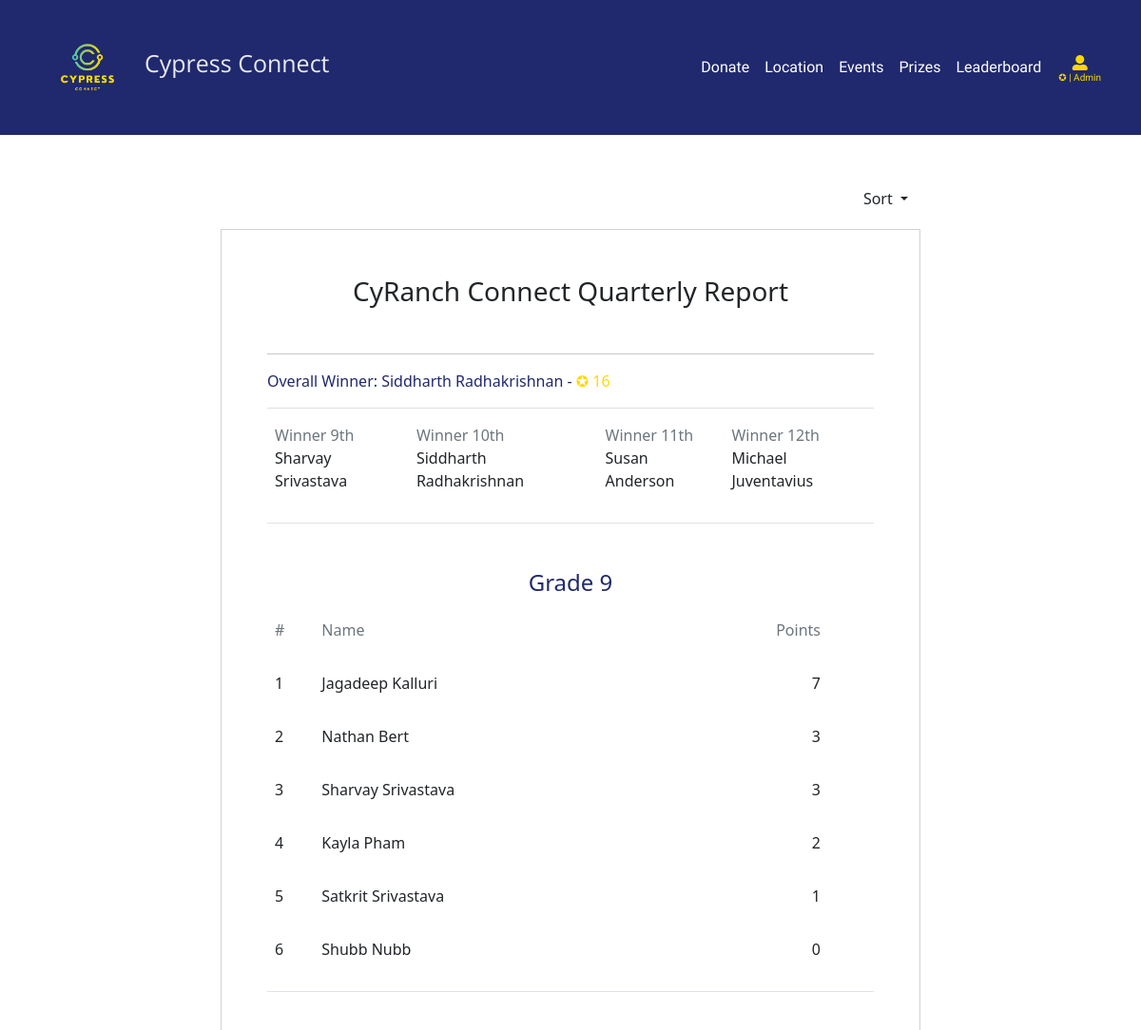
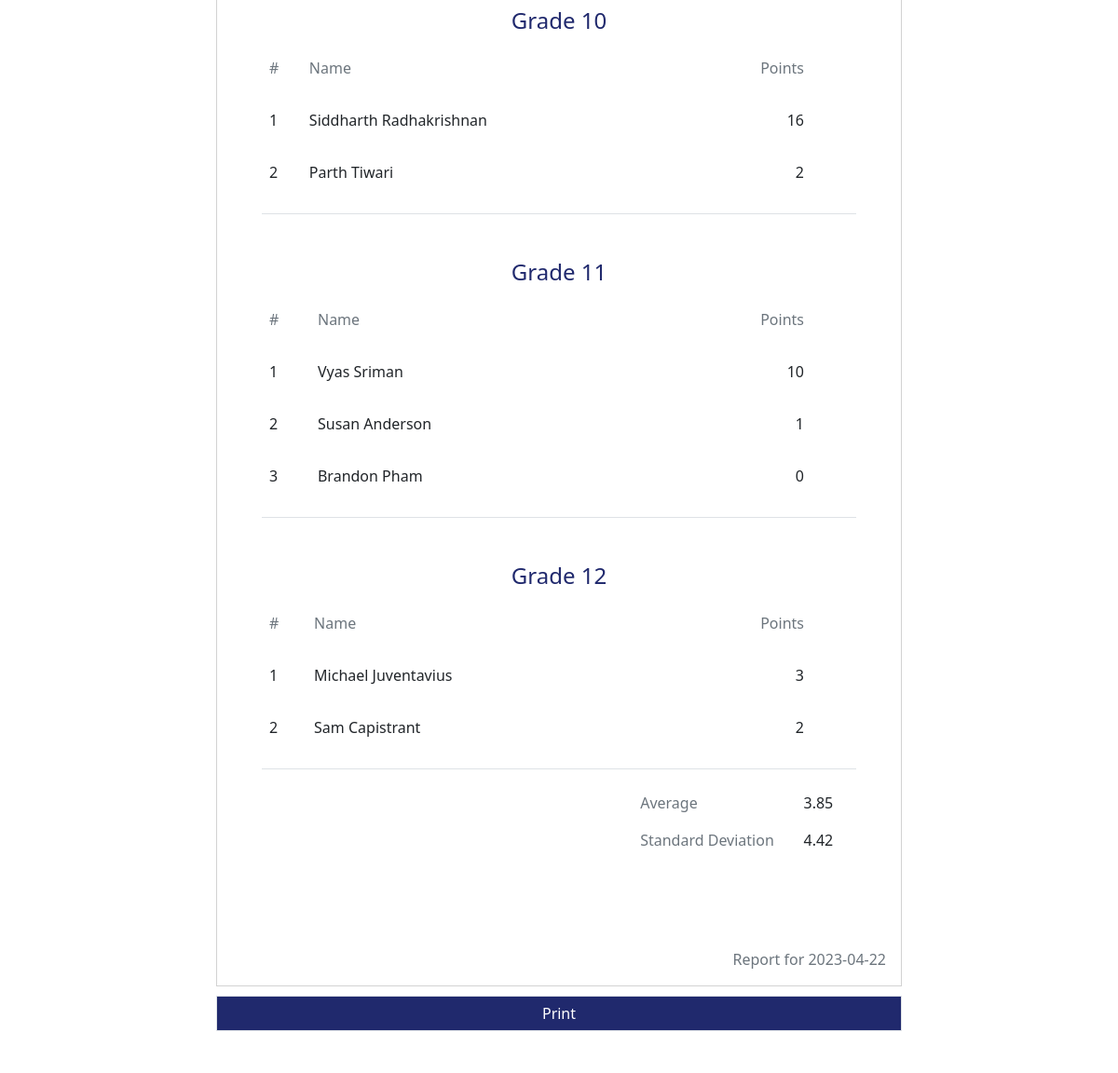
/report/ (signed in, upper part), run on an earlier commit of the app's database (2 pictures, top to bottom).
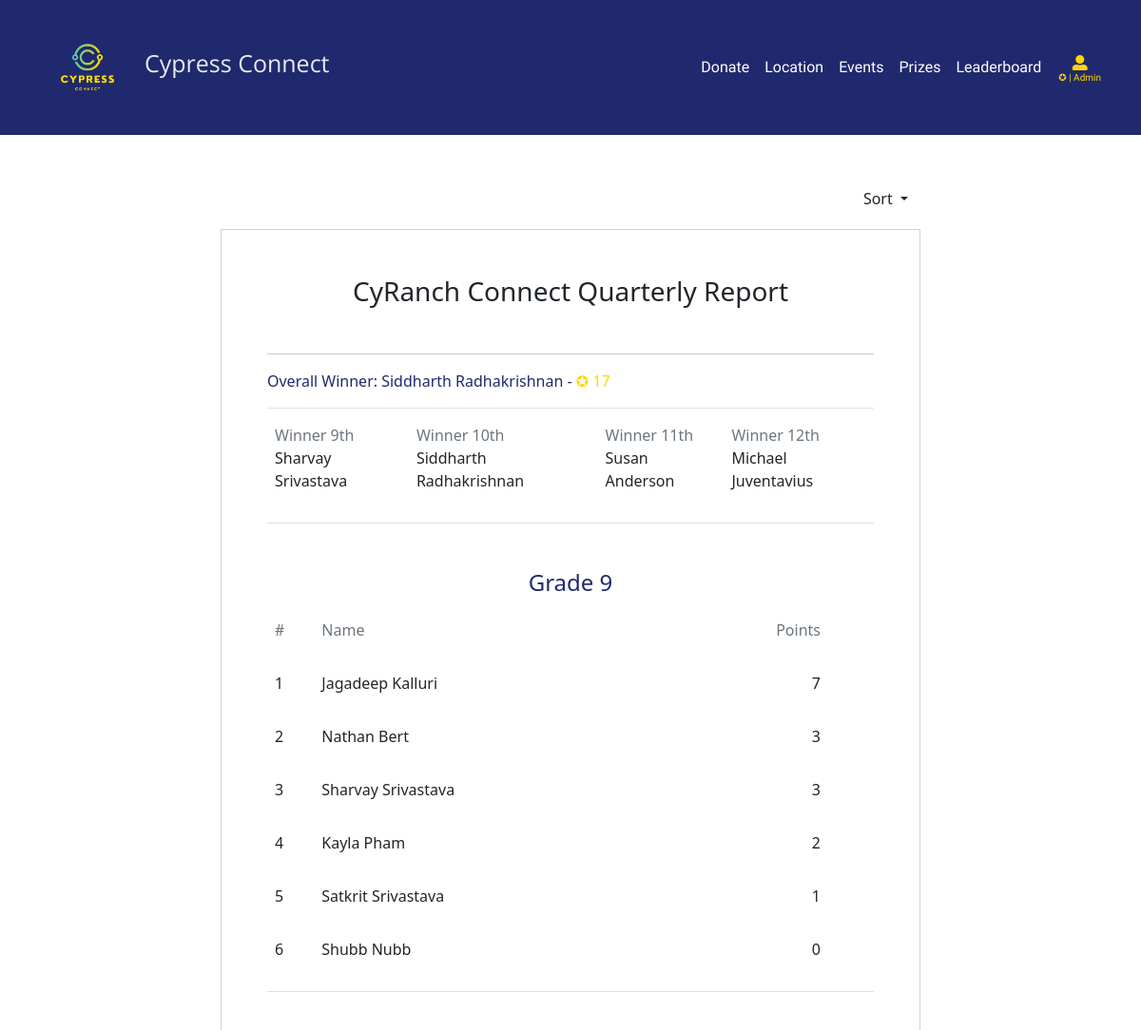
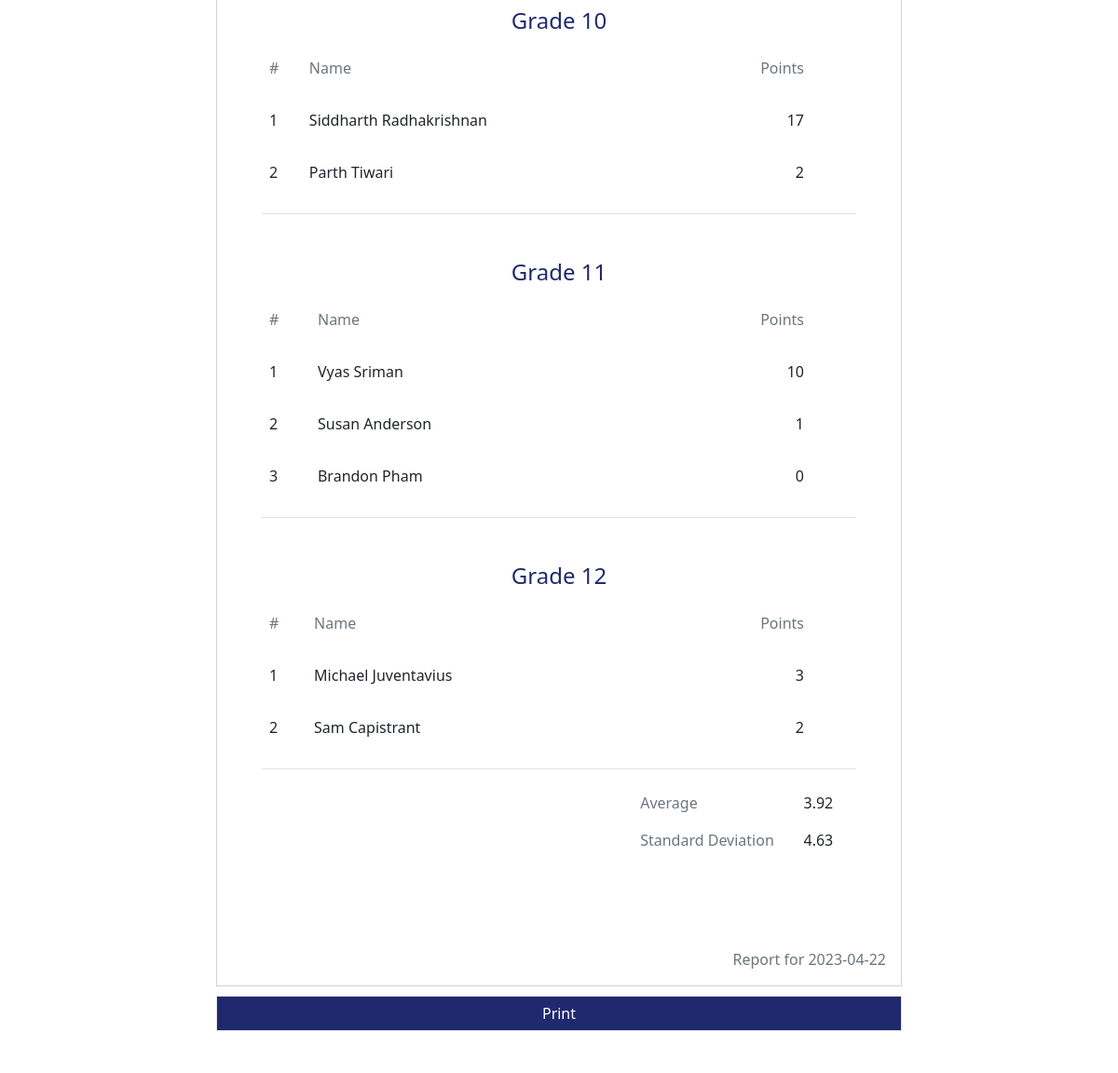
And on a later commit of the database (2 pictures, top to bottom).
### CyRanch_Connect/models.py (models this page shows)
class Student(models.Model):
    user = models.OneToOneField(User, null=True, on_delete=models.CASCADE, related_name='student')
    grade = models.IntegerField(null=True, validators=[MinValueValidator(9), MaxValueValidator(12)])
    first_name = models.CharField(max_length=200)
    last_name = models.CharField(max_length=200)
    student_id = models.IntegerField(null=True)
    email = models.EmailField(max_length=200)
    points = models.IntegerField(blank=True, default=0)
    def __str__(self):
        return self.first_name + ' ' + self.last_name
    class Meta:
        get_latest_by = 'points'

### CyRanch_Connect/views.py (the view)
# urls.py: path('report/', views.generate_report, name='report'),
def generate_report(request):
    if request.user.is_staff:
        orderby = request.GET.get('orderby', '-points')
        if orderby not in ['points', '-points', 'first_name', '-first_name', 'last_name', '-last_name']:
            return HttpResponse(status=404)
        grade_nine = Student.objects.all().filter(grade=9).order_by(orderby)
        grade_ten = Student.objects.all().filter(grade=10).order_by(orderby)
        grade_eleven = Student.objects.all().filter(grade=11).order_by(orderby)
        grade_twelve = Student.objects.all().filter(grade=12).order_by(orderby)
        random_winner_nine = random.choice(grade_nine) if grade_nine else "None"
        random_winner_ten = random.choice(grade_ten) if grade_ten else "None"
        random_winner_eleven = random.choice(grade_eleven) if grade_eleven else "None"
        random_winner_twelve = random.choice(grade_twelve) if grade_twelve else "None"
        most_points = Student.objects.latest()
        date = str(datetime.date.today())
        average = Student.objects.all().aggregate(Avg('points'))['points__avg']
        stddev = Student.objects.all().aggregate(StdDev('points'))['points__stddev']
        return render(request, 'CyRanch_Connect/report.html',
                      {'grade_nine': grade_nine, 'grade_ten': grade_ten, 'grade_eleven': grade_eleven,
                       'grade_twelve': grade_twelve, 'random_winner_nine': random_winner_nine,
                       'random_winner_ten': random_winner_ten, 'random_winner_eleven': random_winner_eleven,
                       'random_winner_twelve': random_winner_twelve, 'most_points': most_points, 'date': date,
                       'average': average, 'stddev': stddev})
    else:
        messages.error(request, 'You do not have permission to view this page')
        return HttpResponseRedirect(reverse('CyRanch_Connect:index'))

### CyRanch_Connect/templates/CyRanch_Connect/report.html (shortened to what this page needs)
{% extends "base.html" %}
{% load static %}
{% block content %}
    <div class="container mt-5 mb-5">
        <div class="row d-xl-flex align-items-xl-center" style="margin-bottom: 10px">
            <div class="col-md-6 d-xl-flex justify-content-xl-end align-items-xl-start">
                <div class="dropdown" style="float: left">
                    <button class="btn btn-link text-reset text-decoration-none shadow-none dropdown-toggle"
                            style="padding-left: 0px; margin-bottom: 3px"
                            aria-expanded="false" data-bs-toggle="dropdown"
                            type="button">Sort
                    </button>
                </div>
            </div>
        </div>
        <div class="row d-flex justify-content-center">
            <div class="col-md-8">
                <div class="card rounded-0" id="report">
                    <div class="p-5">
                        <h3 class="text-center mb-5">CyRanch Connect Quarterly Report</h3>
                        <hr>
                        <span style="color:#20296D;">Overall Winner: {{ most_points }} - <span
                                style="color: #FFD801;">✪ {{ most_points.points }}</span></span>
                        <div class="border-top mt-3 mb-3 border-bottom table-responsive">
                            <table class="table table-borderless">
                                <tbody>
                                <tr>
                                    <td>
                                        <div class="py-2"><span class="d-block text-muted">Winner 9th</span>
                                            <span>{{ random_winner_nine }}</span>
                                        </div>
                                    </td>
                                    <td>
                                        <div class="py-2"><span class="d-block text-muted">Winner 10th</span>
                                            <span>{{ random_winner_ten }}</span>
                                        </div>
                                    </td>
                                    <td>
                                        <div class="py-2"><span class="d-block text-muted">Winner 11th</span>
                                            <span>{{ random_winner_eleven }}</span>
                                        </div>
                                    </td>
                                    <td>
                                        <div class="py-2"><span class="d-block text-muted">Winner 12th</span>
                                            <span>{{ random_winner_twelve }}</span>
                                        </div>
                                    </td>
                                </tr>
                                </tbody>
                            </table>
                        </div>
                        <div class="border-bottom table-responsive mt-5">
                            <table class="table table-borderless">
                                <h4 class="text-center" style="color: #20296D">Grade 9</h4>
                                <tbody>
                                <tr>
                                    <td>
                                        <div class="py-2"><span class="d-block text-muted">#</span></div>
                                    </td>
                                    <td>
                                        <div class="py-2"><span class="d-block text-muted">Name</span></div>
                                    </td>
                                    <td>
                                        <div class="py-2  mx-5 text-end"><span class="d-block text-muted">Points</span></div>
                                    </td>
                                </tr>
                                {% for student in grade_nine %}
                                    <tr>
                                        <td>
                                            <div class="py-2">
                                                <span>{{ forloop.counter }}</span>
                                            </div>
                                        </td>
                                        <td>
                                            <div class="py-2">
                                                <span>{{ student }}</span>
                                            </div>
                                        </td>
                                        <td>
                                            <div class="py-2  mx-5 text-end">
                                                <span>{{ student.points }}</span>
                                            </div>
                                        </td>
                                    </tr>
                                {% endfor %}
                                </tbody>
                            </table>
                        </div>
                        <div class="border-bottom table-responsive mt-5">
                            <table class="table table-borderless">
                                <h4 class="text-center" style="color: #20296D">Grade 10</h4>
                                <tbody>
                                <tr>
                                    <td>
                                        <div class="py-2"><span class="d-block text-muted">#</span></div>
                                    </td>
                                    <td>
                                        <div class="py-2"><span class="d-block text-muted">Name</span></div>
                                    </td>
                                    <td>
                                        <div class="py-2  mx-5 text-end"><span class="d-block text-muted">Points</span></div>
                                    </td>
                                </tr>
                                {% for student in grade_ten %}
                                    <tr>
                                        <td>
                                            <div class="py-2">
                                                <span>{{ forloop.counter }}</span>
                                            </div>
                                        </td>
                                        <td>
                                            <div class="py-2">
                                                <span>{{ student }}</span>
                                            </div>
                                        </td>
                                        <td>
                                            <div class="py-2  mx-5 text-end">
                                                <span>{{ student.points }}</span>
                                            </div>
                                        </td>
                                    </tr>
                                {% endfor %}
                                </tbody>
                            </table>
                        </div>
                        <div class="border-bottom table-responsive mt-5">
                            <table class="table table-borderless">
                                <h4 class="text-center" style="color: #20296D">Grade 11</h4>
                                <tbody>
                                <tr>
                                    <td>
                                        <div class="py-2"><span class="d-block text-muted">#</span></div>
                                    </td>
                                    <td>
                                        <div class="py-2"><span class="d-block text-muted">Name</span></div>
                                    </td>
                                    <td>
                                        <div class="py-2  mx-5 text-end"><span class="d-block text-muted">Points</span></div>
                                    </td>
                                </tr>
                                {% for student in grade_eleven %}
                                    <tr>
                                        <td>
                                            <div class="py-2">
                                                <span>{{ forloop.counter }}</span>
                                            </div>
                                        </td>
                                        <td>
                                            <div class="py-2">
                                                <span>{{ student }}</span>
                                            </div>
                                        </td>
                                        <td>
                                            <div class="py-2 mx-5 text-end">
                                                <span>{{ student.points }}</span>
                                            </div>
                                        </td>
                                    </tr>
                                {% endfor %}
                                </tbody>
                            </table>
                        </div>
                        <div class="border-bottom table-responsive mt-5">
                            <table class="table table-borderless">
                                <h4 class="text-center" style="color: #20296D">Grade 12</h4>
                                <tbody>
                                <tr>
                                    <td>
                                        <div class="py-2"><span class="d-block text-muted">#</span></div>
                                    </td>
                                    <td>
                                        <div class="py-2"><span class="d-block text-muted">Name</span></div>
                                    </td>
                                    <td>
                                        <div class="py-2  mx-5 text-end"><span class="d-block text-muted">Points</span></div>
                                    </td>
                                </tr>
                                {% for student in grade_twelve %}
                                    <tr>
                                        <td>
                                            <div class="py-2">
                                                <span>{{ forloop.counter }}</span>
                                            </div>
                                        </td>
                                        <td>
                                            <div class="py-2">
                                                <span>{{ student }}</span>
                                            </div>
                                        </td>
                                        <td>
                                            <div class="py-2  mx-5 text-end">
                                                <span>{{ student.points }}</span>
                                            </div>
                                        </td>
                                    </tr>
                                {% endfor %}
                                </tbody>
                            </table>
                        </div>
                        <div class="row d-flex justify-content-end my-3">
                            <div class="col-md-5 px-4">
                                <table class="table table-borderless">
                                    <tbody class="totals">
                                    <tr>
                                        <td>
                                            <div class="text-left"><span class="text-muted">Average</span></div>
                                        </td>
                                        <td>
                                            <div class="text-right"><span>{{ average|floatformat:2 }}</span></div>
                                        </td>
                                    </tr>
                                    <tr>
                                        <td>
                                            <div class="text-left"><span class="text-muted">Standard Deviation</span>
                                            </div>
                                        </td>
                                        <td>
                                            <div class="text-right"><span>{{ stddev|floatformat:2 }}</span></div>
                                        </td>
                                    </tr>
                                    </tbody>
                                </table>
                            </div>
                        </div>
                    </div>
                    <div class="d-flex justify-content-end footer p-3">
                        <span class="text-muted">Report for {{ date }}</span></div>
                </div>
                <button class="btn btn-link border text-decoration-none shadow-none rounded-0"
                        href="{% url 'CyRanch_Connect:index' %}"
                        onclick="PrintElem('report');"
                        type="button" style="background: #20296D;color: #ffffff;margin-top: 10px;width: 100%;"
                        onMouseOver="this.style.background='#192057'" onMouseOut="this.style.background='#20296D'">Print
                </button>
            </div>
        </div>
    </div>
{% endblock %}

What changed in the data, as far as the page shows it:
changed Student "Siddharth Radhakrishnan": points "16" → "17"
Also different on the page:
{{ average|floatformat:2 }}: "3.85" → "3.92"
{{ stddev|floatformat:2 }}: "4.42" → "4.63"
